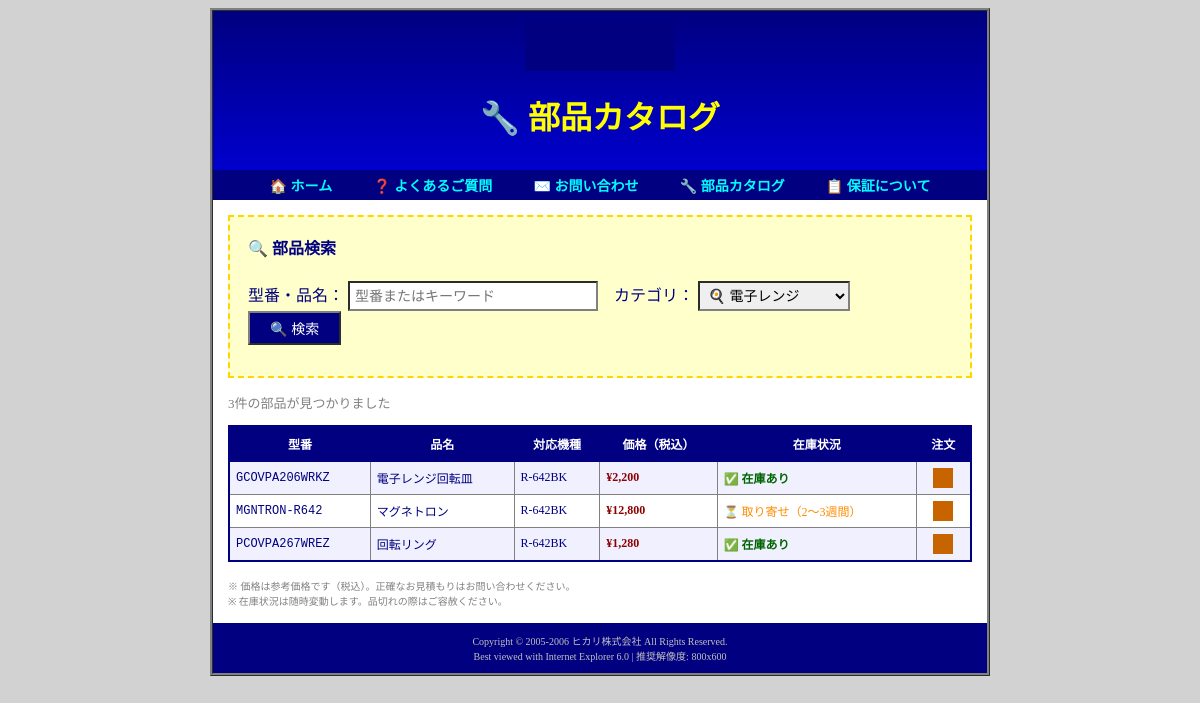
The page /pieces.php?category=microwave on the database its author committed.
### tables this page shows
CREATE TABLE spare_parts (
    id INT AUTO_INCREMENT PRIMARY KEY,
    reference VARCHAR(50) NOT NULL,
    name VARCHAR(200) NOT NULL,
    name_jp VARCHAR(200),
    category VARCHAR(50),
    product_model VARCHAR(100),
    price DECIMAL(10,2),
    stock ENUM('在庫あり', '取り寄せ', '在庫切れ') DEFAULT '在庫あり',
    image_url VARCHAR(200),
    created_at DATETIME,
    updated_at DATETIME
);

### pieces.php (the view, shortened to what this page needs)
<?php
require_once("config.php");
$search_results = array();
$search_ref = "";
$search_category = "";
if (isset($_GET['ref']) || isset($_GET['category'])) {
    $search_ref = isset($_GET['ref']) ? $_GET['ref'] : "";
    $search_category = isset($_GET['category']) ? $_GET['category'] : "";
    $where_clauses = array();
    if ($search_category != "" && $search_category != "all") {
        $where_clauses[] = "category = '$search_category'";
    }
    $where = "";
    if (count($where_clauses) > 0) {
        $where = "WHERE " . implode(" AND ", $where_clauses);
    }
    $sql = "SELECT * FROM spare_parts $where ORDER BY category, reference";
    if (function_exists('mysql_query') && $conn) {
        $result = mysql_query($sql);
        if ($result) {
            while ($row = mysql_fetch_assoc($result)) {
                $search_results[] = $row;
            }
        }
    }
}
?>
<!DOCTYPE HTML PUBLIC "-//W3C//DTD HTML 4.01 Transitional//EN">
<html>
<head>
</head>
<body>
<table class="main-table" cellpadding="0" cellspacing="0">
    <tr>
        <td class="header-cell">
            <img src="images/hikari_logo.gif" alt="ヒカリ" width="150" height="50"><br>
            <h1>🔧 部品カタログ</h1>
        </td>
    </tr>
    <tr>
        <td class="nav-bar">
            <a href="index.php">🏠 ホーム</a> |
            <a href="faq.php">❓ よくあるご質問</a> |
            <a href="contact.php">✉️ お問い合わせ</a> |
            <a href="pieces.php">🔧 部品カタログ</a> |
            <a href="garantie.php">📋 保証について</a>
        </td>
    </tr>
    <tr>
        <td class="content-cell">
            <div class="search-box">
                <form method="GET" action="pieces.php">
                    <table width="100%" border="0">
                        <tr>
                            <td>
                                <font size="3"><b>🔍 部品検索</b></font>
                            </td>
                        </tr>
                        <tr>
                            <td>
                                <br>
                                型番・品名：
                                <input type="text" name="ref" value="<?php echo htmlspecialchars($search_ref); ?>" placeholder="型番またはキーワード">
                                &nbsp;&nbsp;
                                カテゴリ：
                                <select name="category">
                                    <option value="microwave" <?php if($search_category=="microwave") echo "selected"; ?>>🍳 電子レンジ</option>
                                </select>
                                <input type="submit" value="🔍 検索">
                            </td>
                        </tr>
                    </table>
                </form>
            </div>
            <?php if (count($search_results) > 0): ?>
                <p><font color="#808080"><?php echo count($search_results); ?>件の部品が見つかりました</font></p>
                <table class="parts-table">
                    <tr>
                        <th>型番</th>
                        <th>品名</th>
                        <th>対応機種</th>
                        <th>価格（税込）</th>
                        <th>在庫状況</th>
                        <th>注文</th>
                    </tr>
                    <?php foreach ($search_results as $part): ?>
                    <tr>
                        <td><font face="Courier New"><?php echo $part['reference']; ?></font></td>
                        <td><?php echo $part['name_jp']; ?></td>
                        <td><?php echo $part['product_model']; ?></td>
                        <td class="price">&yen;<?php echo number_format($part['price']); ?></td>
                        <td>
                            <?php
                            if ($part['stock'] == "在庫あり") {
                                echo '<span class="stock-ok">✅ 在庫あり</span>';
                            } elseif ($part['stock'] == "取り寄せ") {
                                echo '<span class="stock-order">⏳ 取り寄せ（2〜3週間）</span>';
                            } else {
                                echo '<span class="stock-out">❌ 在庫切れ</span>';
                            }
                            ?>
                        </td>
                        <td align="center">
                            <?php if ($part['stock'] != "在庫切れ"): ?>
                                <a href="contact.php?subject=parts&ref=<?php echo $part['reference']; ?>">
                                    <img src="images/cart_icon.gif" alt="注文" width="20" height="20" border="0">
                                </a>
                            <?php else: ?>
                                <font color="#808080">-</font>
                            <?php endif; ?>
                        </td>
                    </tr>
                    <?php endforeach; ?>
                </table>
                <br>
                <font size="1" color="#808080">
                    ※ 価格は参考価格です（税込）。正確なお見積もりはお問い合わせください。<br>
                    ※ 在庫状況は随時変動します。品切れの際はご容赦ください。
                </font>
            <?php endif; ?>
        </td>
    </tr>
    <tr>
        <td class="footer-cell">
            <font size="1">
                Copyright &copy; 2005-2006 ヒカリ株式会社 All Rights Reserved.<br>
                Best viewed with Internet Explorer 6.0 | 推奨解像度: 800x600
            </font>
        </td>
    </tr>
</table>
</body>
</html>

### pieces.php (style rules this page uses)
body { background-color: #C0C0C0; font-family: 'Comic Sans MS', cursive; color: #000080; background-image: url('images/bg_tile.gif'); }
.main-table { width: 780px; margin: 0 auto; background-color: #FFFFFF; border: 3px ridge #808080; }
.header-cell { background: linear-gradient(to bottom, #000080, #0000CD); color: #FFFF00; text-align: center; padding: 10px; }
.nav-bar { background-color: #000080; padding: 5px; text-align: center; }
.nav-bar a { color: #00FFFF; text-decoration: none; font-weight: bold; padding: 5px 15px; font-size: 14px; }
.content-cell { padding: 15px; font-size: 13px; }
.search-box { background-color: #FFFFCC; border: 2px dashed #FFD700; padding: 15px; margin-bottom: 15px; }
.search-box input[type="text"] { font-size: 14px; padding: 5px; width: 250px; border: 2px inset #808080; }
.search-box select { font-size: 14px; padding: 4px; border: 2px inset #808080; }
.search-box input[type="submit"] { font-size: 14px; padding: 5px 20px; background-color: #000080; color: #FFFFFF; border: 2px outset #808080; cursor: pointer; }
.parts-table { border: 2px solid #000080; border-collapse: collapse; width: 100%; }
.parts-table th { background-color: #000080; color: #FFFFFF; padding: 8px; font-size: 12px; border: 1px solid #000080; }
.parts-table td { padding: 6px; border: 1px solid #808080; font-size: 12px; }
.parts-table tr:nth-child(even) { background-color: #F0F0FF; }
.stock-ok { color: #006400; font-weight: bold; }
.stock-order { color: #FF8C00; }
.price { font-weight: bold; color: #8B0000; }
.footer-cell { background-color: #000080; color: #C0C0C0; text-align: center; padding: 10px; font-size: 10px; }

### rows shown on the page
spare_parts: reference "GCOVPA206WRKZ", name_jp "電子レンジ回転皿", product_model "R-642BK", price "2,200", stock "✅ 在庫あり"
spare_parts: reference "MGNTRON-R642", name_jp "マグネトロン", product_model "R-642BK", price "12,800", stock "⏳ 取り寄せ（2〜3週間）"
spare_parts: reference "PCOVPA267WREZ", name_jp "回転リング", product_model "R-642BK", price "1,280", stock "✅ 在庫あり"

### other values the page prints
count($search_results) "3"
